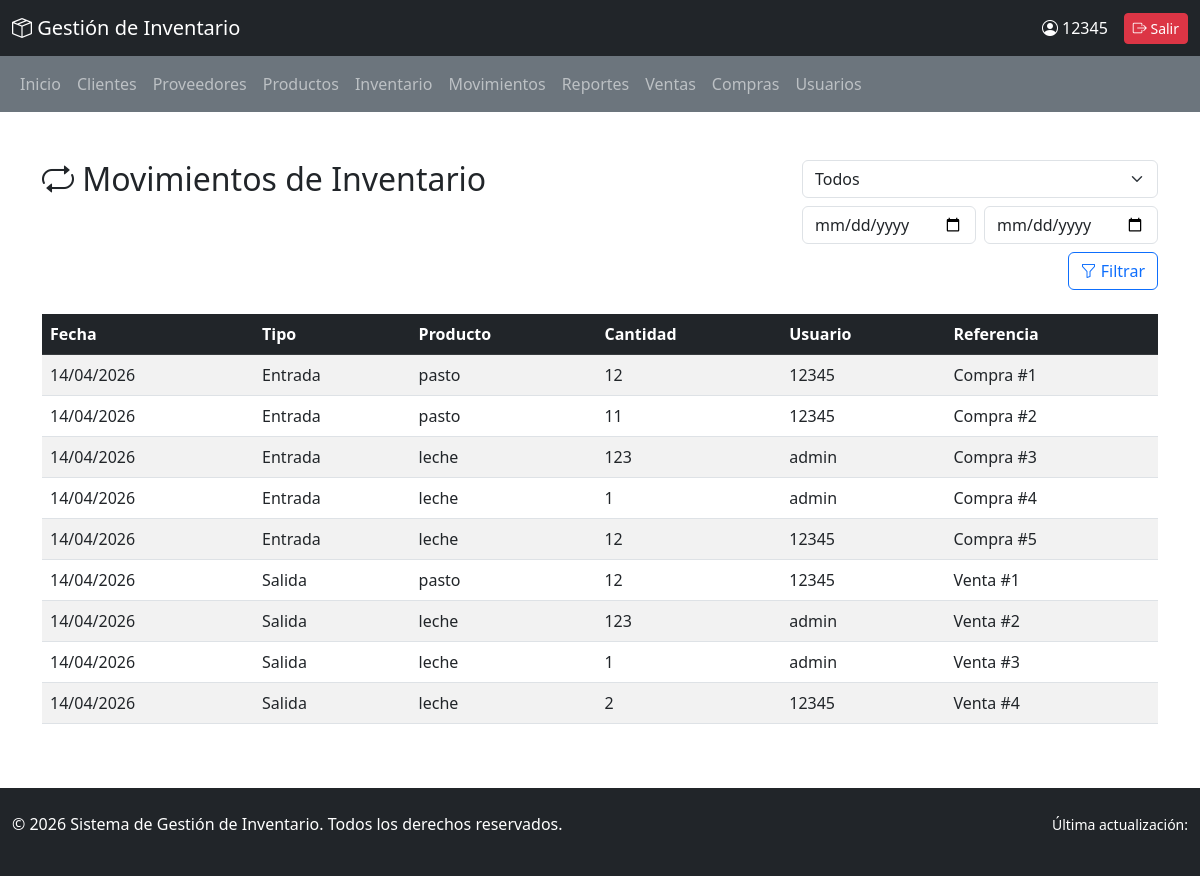
Screenshot of /movimientos/ (signed in) with the database file from the repository.
### inventario/models.py (models this page shows, shortened)
class Producto(models.Model):
    nombre_producto = models.CharField(max_length=100)
    codigo = models.CharField(max_length=50, unique=True)
    descripcion = models.TextField()
    precio = models.DecimalField(max_digits=10, decimal_places=2)
    stock = models.PositiveIntegerField(default=0)
    stock_minimo = models.PositiveIntegerField(default=0)
    fecha_creacion = models.DateTimeField(auto_now_add=True)
    activo = models.BooleanField(default=True)
    class Meta:
        ordering = ['nombre_producto']
        verbose_name = 'Producto'
        verbose_name_plural = 'Productos'

class Compra(models.Model):
    ESTADO_COMPRA = [
        ('borrador', 'Borrador'),
        ('confirmada', 'Confirmada'),
        ('recibida', 'Recibida'),
        ('cancelada', 'Cancelada'),
    ]
    fecha_compra = models.DateField(auto_now_add=True)
    proveedor = models.ForeignKey(Proveedor, on_delete=models.CASCADE, related_name='compras')
    usuario = models.ForeignKey(User, on_delete=models.CASCADE, related_name='compras_realizadas')
    estado = models.CharField(max_length=20, choices=ESTADO_COMPRA, default='borrador')
    total = models.DecimalField(max_digits=12, decimal_places=2, default=0)
    class Meta:
        ordering = ['-fecha_compra']
        verbose_name = 'Compra'
        verbose_name_plural = 'Compras'

class Venta(models.Model):
    ESTADO_VENTA = [
        ('borrador', 'Borrador'),
        ('confirmada', 'Confirmada'),
        ('entregada', 'Entregada'),
        ('cancelada', 'Cancelada'),
    ]
    fecha_venta = models.DateField(auto_now_add=True)
    cliente = models.ForeignKey(Cliente, on_delete=models.CASCADE, related_name='ventas')
    usuario = models.ForeignKey(User, on_delete=models.CASCADE, related_name='ventas_realizadas')
    estado = models.CharField(max_length=20, choices=ESTADO_VENTA, default='borrador')
    total = models.DecimalField(max_digits=12, decimal_places=2, default=0)
    class Meta:
        ordering = ['-fecha_venta']
        verbose_name = 'Venta'
        verbose_name_plural = 'Ventas'

### inventario/views.py (the view)
# urls.py: path('movimientos/', views.ver_movimientos, name='ver_movimientos'),
@login_required(login_url='login')
@administrador_required
@require_http_methods(["GET"])
def ver_movimientos(request):
    tipo = request.GET.get('tipo', '')
    fecha_inicio = request.GET.get('fecha_inicio', '')
    fecha_fin = request.GET.get('fecha_fin', '')
    movimientos = []
    compras = Compra.objects.all()
    ventas = Venta.objects.all()
    if fecha_inicio:
        compras = compras.filter(fecha_compra__gte=fecha_inicio)
        ventas = ventas.filter(fecha_venta__gte=fecha_inicio)
    if fecha_fin:
        compras = compras.filter(fecha_compra__lte=fecha_fin)
        ventas = ventas.filter(fecha_venta__lte=fecha_fin)
    if tipo in ['entrada', '']:
        for compra in compras:
            for detalle in compra.detalles.all():
                movimientos.append({
                    'fecha': compra.fecha_compra,
                    'tipo': 'Entrada',
                    'producto': detalle.producto,
                    'cantidad': detalle.cantidad,
                    'usuario': compra.usuario,
                    'referencia': f'Compra #{compra.id}',
                })
    if tipo in ['salida', '']:
        for venta in ventas:
            for detalle in venta.detalles.all():
                movimientos.append({
                    'fecha': venta.fecha_venta,
                    'tipo': 'Salida',
                    'producto': detalle.producto,
                    'cantidad': detalle.cantidad,
                    'usuario': venta.usuario,
                    'referencia': f'Venta #{venta.id}',
                })
    movimientos.sort(key=lambda m: m['fecha'], reverse=True)
    contexto = {
        'movimientos': movimientos,
        'tipo': tipo,
        'fecha_inicio': fecha_inicio,
        'fecha_fin': fecha_fin,
    }
    return render(request, 'movimientos.html', contexto)

### inventario/views.py (called while the page is built)
def administrador_required(view_func):
    return user_passes_test(
        lambda u: u.is_authenticated and (
            u.is_superuser or
            (hasattr(u, 'perfil') and u.perfil.rol == 'administrador')
        ),
        login_url='login',
        redirect_field_name=None
    )(view_func)

### inventario/templates/movimientos.html (shortened to what this page needs)
{% extends 'base.html' %}
{% block content %}
<div class="container my-5">
    <div class="row mb-4">
        <div class="col-md-8">
            <h2><i class="bi bi-repeat"></i> Movimientos de Inventario</h2>
        </div>
        <div class="col-md-4">
            <form method="get" class="row g-2">
                <div class="col-12">
                    <select name="tipo" class="form-select">
                        <option value="" {% if tipo == '' %}selected{% endif %}>Todos</option>
                    </select>
                </div>
                <div class="col-md-6">
                    <input type="date" name="fecha_inicio" class="form-control" value="{{ fecha_inicio }}" placeholder="Inicio">
                </div>
                <div class="col-md-6">
                    <input type="date" name="fecha_fin" class="form-control" value="{{ fecha_fin }}" placeholder="Fin">
                </div>
                <div class="col-12 text-end">
                    <button class="btn btn-outline-primary" type="submit"><i class="bi bi-funnel"></i> Filtrar</button>
                </div>
            </form>
        </div>
    </div>
    {% if movimientos %}
        <div class="table-responsive">
            <table class="table table-hover table-striped">
                <thead class="table-dark">
                    <tr>
                        <th>Fecha</th>
                        <th>Tipo</th>
                        <th>Producto</th>
                        <th>Cantidad</th>
                        <th>Usuario</th>
                        <th>Referencia</th>
                    </tr>
                </thead>
                <tbody>
                    {% for movimiento in movimientos %}
                        <tr>
                            <td>{{ movimiento.fecha|date:"d/m/Y" }}</td>
                            <td>{{ movimiento.tipo }}</td>
                            <td>{{ movimiento.producto.nombre_producto }}</td>
                            <td>{{ movimiento.cantidad }}</td>
                            <td>{{ movimiento.usuario.username }}</td>
                            <td>{{ movimiento.referencia }}</td>
                        </tr>
                    {% endfor %}
                </tbody>
            </table>
        </div>
    {% else %}
        <div class="alert alert-info text-center">
            No hay movimientos registrados para esos filtros.
        </div>
    {% endif %}
</div>
{% endblock %}

### inventario/templates/base.html (shortened to what this page needs)
<!DOCTYPE html>
<html lang="es">
<head>
    <link href="https://cdn.jsdelivr.net/npm/bootstrap@5.3.0/dist/css/bootstrap.min.css" rel="stylesheet">
    <link rel="stylesheet" href="https://cdn.jsdelivr.net/npm/bootstrap-icons@1.10.0/font/bootstrap-icons.css">
</head>
<body>
    <nav class="navbar navbar-dark bg-dark sticky-top">
        <div class="container-fluid">
            <span class="navbar-brand">
                <i class="bi bi-box-seam"></i> Gestión de Inventario
            </span>
            <div class="d-flex align-items-center gap-3">
                <span class="text-white">
                    <i class="bi bi-person-circle"></i> {{ user.username }}
                </span>
                <form method="post" action="{% url 'logout' %}" class="d-inline">
                    <button type="submit" class="btn btn-danger btn-sm">
                        <i class="bi bi-box-arrow-right"></i> Salir
                    </button>
                </form>
            </div>
        </div>
    </nav>
    <nav class="navbar navbar-expand-lg navbar-dark bg-secondary">
        <div class="container-fluid">
            <div class="collapse navbar-collapse show">
                <ul class="navbar-nav me-auto mb-2 mb-lg-0">
                    <li class="nav-item"><a class="nav-link" href="{% url 'inicio' %}">Inicio</a></li>
                    {% if user.is_staff or perms.inventario.view_cliente %}
                        <li class="nav-item"><a class="nav-link" href="{% url 'ver_clientes' %}">Clientes</a></li>
                    {% endif %}
                    {% if user.is_staff or perms.inventario.view_proveedor %}
                        <li class="nav-item"><a class="nav-link" href="{% url 'ver_proveedores' %}">Proveedores</a></li>
                    {% endif %}
                    {% if user.is_staff or perms.inventario.view_producto %}
                        <li class="nav-item"><a class="nav-link" href="{% url 'ver_productos' %}">Productos</a></li>
                        <li class="nav-item"><a class="nav-link" href="{% url 'consultar_inventario' %}">Inventario</a></li>
                    {% endif %}
                    {% if user.is_staff %}
                        <li class="nav-item"><a class="nav-link" href="{% url 'ver_movimientos' %}">Movimientos</a></li>
                        <li class="nav-item"><a class="nav-link" href="{% url 'ver_reportes' %}">Reportes</a></li>
                    {% endif %}
                    {% if user.is_staff or perms.inventario.view_venta %}
                        <li class="nav-item"><a class="nav-link" href="{% url 'ver_ventas' %}">Ventas</a></li>
                    {% endif %}
                    {% if user.is_staff or perms.inventario.view_compra %}
                        <li class="nav-item"><a class="nav-link" href="{% url 'ver_compras' %}">Compras</a></li>
                    {% endif %}
                    {% if user.is_authenticated and user.is_staff %}
                        <li class="nav-item"><a class="nav-link" href="{% url 'ver_usuarios' %}">Usuarios</a></li>
                    {% endif %}
                </ul>
            </div>
        </div>
    </nav>
    <main>
        {% block content %}{% endblock %}
    </main>
    <footer class="bg-dark text-white mt-5 py-4">
        <div class="container-fluid">
            <div class="row">
                <div class="col-md-6">
                    <p>&copy; 2026 Sistema de Gestión de Inventario. Todos los derechos reservados.</p>
                </div>
                <div class="col-md-6 text-end">
                    <small>Última actualización: {{ now|date:"d/m/Y H:i" }}</small>
                </div>
            </div>
        </div>
    </footer>
</body>
</html>

### rows the page displays
Producto: fecha "14/04/2026", tipo "Entrada", producto.nombre_producto "pasto", cantidad "12", usuario.username "12345", referencia "Compra #1", cantidad "11", referencia "Compra #2", tipo "Salida", referencia "Venta #1"
Producto: fecha "14/04/2026", tipo "Entrada", producto.nombre_producto "leche", cantidad "123", usuario.username "admin", referencia "Compra #3", cantidad "1", referencia "Compra #4", cantidad "12", usuario.username "12345", referencia "Compra #5", tipo "Salida", referencia "Venta #2", referencia "Venta #3", cantidad "2", referencia "Venta #4"

### other values shown
{{ user.username }} "12345"
